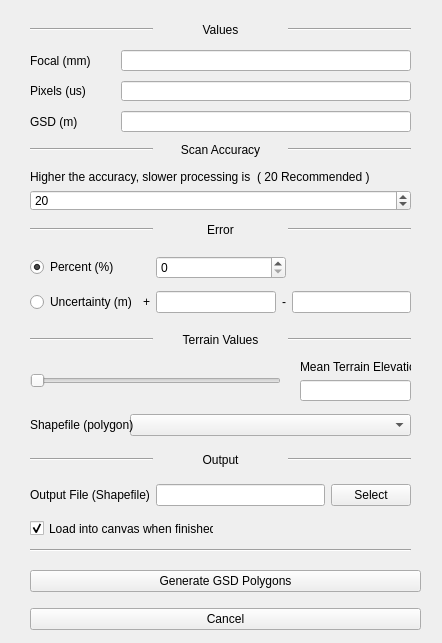
<?xml version="1.0" encoding="UTF-8"?>
<ui version="4.0">
 <class>Form</class>
 <widget class="QWidget" name="Form">
  <property name="geometry">
   <rect>
    <x>0</x>
    <y>0</y>
    <width>442</width>
    <height>643</height>
   </rect>
  </property>
  <property name="windowTitle">
   <string>Generate GSD Polygons</string>
  </property>
  <property name="toolTip">
   <string/>
  </property>
  <widget class="QWidget" name="verticalLayoutWidget">
   <property name="geometry">
    <rect>
     <x>30</x>
     <y>560</y>
     <width>391</width>
     <height>80</height>
    </rect>
   </property>
   <layout class="QVBoxLayout" name="verticalLayout">
    <item>
     <widget class="QPushButton" name="Trigger">
      <property name="text">
       <string>Generate GSD Polygons</string>
      </property>
     </widget>
    </item>
    <item>
     <widget class="QPushButton" name="Cancel">
      <property name="text">
       <string>Cancel</string>
      </property>
     </widget>
    </item>
   </layout>
  </widget>
  <widget class="QWidget" name="gridLayoutWidget_2">
   <property name="geometry">
    <rect>
     <x>30</x>
     <y>50</y>
     <width>381</width>
     <height>82</height>
    </rect>
   </property>
   <layout class="QGridLayout" name="layout">
    <property name="horizontalSpacing">
     <number>30</number>
    </property>
    <property name="verticalSpacing">
     <number>10</number>
    </property>
    <item row="3" column="0">
     <widget class="QLabel" name="label_4">
      <property name="text">
       <string>GSD (m)</string>
      </property>
     </widget>
    </item>
    <item row="2" column="0">
     <widget class="QLabel" name="label_2">
      <property name="text">
       <string>Pixels (us)</string>
      </property>
     </widget>
    </item>
    <item row="3" column="1">
     <widget class="QLineEdit" name="GSDLine"/>
    </item>
    <item row="0" column="1">
     <widget class="QLineEdit" name="focalLine"/>
    </item>
    <item row="2" column="1">
     <widget class="QLineEdit" name="pixelsLine"/>
    </item>
    <item row="0" column="0">
     <widget class="QLabel" name="label_6">
      <property name="text">
       <string>Focal (mm)</string>
      </property>
     </widget>
    </item>
   </layout>
  </widget>
  <widget class="Line" name="line">
   <property name="geometry">
    <rect>
     <x>30</x>
     <y>540</y>
     <width>381</width>
     <height>20</height>
    </rect>
   </property>
   <property name="orientation">
    <enum>Qt::Horizontal</enum>
   </property>
  </widget>
  <widget class="QWidget" name="gridLayoutWidget">
   <property name="geometry">
    <rect>
     <x>30</x>
     <y>480</y>
     <width>381</width>
     <height>31</height>
    </rect>
   </property>
   <layout class="QGridLayout" name="gridLayout">
    <item row="1" column="1">
     <widget class="QLineEdit" name="outputLine"/>
    </item>
    <item row="1" column="2">
     <widget class="QPushButton" name="selectOutput">
      <property name="text">
       <string>Select</string>
      </property>
     </widget>
    </item>
    <item row="1" column="0">
     <widget class="QLabel" name="label">
      <property name="text">
       <string>Output File (Shapefile)</string>
      </property>
     </widget>
    </item>
   </layout>
  </widget>
  <widget class="QCheckBox" name="checkBox">
   <property name="enabled">
    <bool>true</bool>
   </property>
   <property name="geometry">
    <rect>
     <x>30</x>
     <y>520</y>
     <width>184</width>
     <height>17</height>
    </rect>
   </property>
   <property name="layoutDirection">
    <enum>Qt::LeftToRight</enum>
   </property>
   <property name="autoFillBackground">
    <bool>true</bool>
   </property>
   <property name="text">
    <string>Load into canvas when finished</string>
   </property>
   <property name="checked">
    <bool>true</bool>
   </property>
   <property name="tristate">
    <bool>false</bool>
   </property>
  </widget>
  <widget class="QWidget" name="verticalLayoutWidget_2">
   <property name="geometry">
    <rect>
     <x>300</x>
     <y>360</y>
     <width>111</width>
     <height>41</height>
    </rect>
   </property>
   <layout class="QVBoxLayout" name="verticalLayout_2">
    <item>
     <widget class="QLabel" name="label_8">
      <property name="text">
       <string>Mean Terrain Elevation</string>
      </property>
     </widget>
    </item>
    <item>
     <widget class="QLineEdit" name="meanElevationLine">
      <property name="alignment">
       <set>Qt::AlignCenter</set>
      </property>
     </widget>
    </item>
   </layout>
  </widget>
  <widget class="QWidget" name="gridLayoutWidget_4">
   <property name="geometry">
    <rect>
     <x>30</x>
     <y>220</y>
     <width>381</width>
     <height>20</height>
    </rect>
   </property>
   <layout class="QGridLayout" name="gridLayout_3">
    <item row="0" column="3">
     <widget class="Line" name="line_3">
      <property name="orientation">
       <enum>Qt::Horizontal</enum>
      </property>
     </widget>
    </item>
    <item row="0" column="1">
     <widget class="Line" name="line_4">
      <property name="orientation">
       <enum>Qt::Horizontal</enum>
      </property>
     </widget>
    </item>
    <item row="0" column="2">
     <widget class="QLabel" name="label_9">
      <property name="text">
       <string>Error</string>
      </property>
      <property name="alignment">
       <set>Qt::AlignCenter</set>
      </property>
     </widget>
    </item>
   </layout>
  </widget>
  <widget class="QWidget" name="gridLayoutWidget_5">
   <property name="geometry">
    <rect>
     <x>30</x>
     <y>450</y>
     <width>381</width>
     <height>20</height>
    </rect>
   </property>
   <layout class="QGridLayout" name="gridLayout_4">
    <item row="0" column="4">
     <widget class="Line" name="line_5">
      <property name="orientation">
       <enum>Qt::Horizontal</enum>
      </property>
     </widget>
    </item>
    <item row="0" column="1">
     <widget class="Line" name="line_6">
      <property name="orientation">
       <enum>Qt::Horizontal</enum>
      </property>
     </widget>
    </item>
    <item row="0" column="3">
     <widget class="QLabel" name="label_10">
      <property name="text">
       <string>Output</string>
      </property>
      <property name="alignment">
       <set>Qt::AlignCenter</set>
      </property>
     </widget>
    </item>
   </layout>
  </widget>
  <widget class="QWidget" name="gridLayoutWidget_6">
   <property name="geometry">
    <rect>
     <x>30</x>
     <y>20</y>
     <width>381</width>
     <height>20</height>
    </rect>
   </property>
   <layout class="QGridLayout" name="gridLayout_5">
    <item row="0" column="3">
     <widget class="Line" name="line_7">
      <property name="orientation">
       <enum>Qt::Horizontal</enum>
      </property>
     </widget>
    </item>
    <item row="0" column="1">
     <widget class="Line" name="line_8">
      <property name="orientation">
       <enum>Qt::Horizontal</enum>
      </property>
     </widget>
    </item>
    <item row="0" column="2">
     <widget class="QLabel" name="label_11">
      <property name="text">
       <string>Values</string>
      </property>
      <property name="alignment">
       <set>Qt::AlignCenter</set>
      </property>
     </widget>
    </item>
   </layout>
  </widget>
  <widget class="QWidget" name="gridLayoutWidget_7">
   <property name="geometry">
    <rect>
     <x>30</x>
     <y>330</y>
     <width>381</width>
     <height>20</height>
    </rect>
   </property>
   <layout class="QGridLayout" name="gridLayout_6">
    <item row="0" column="3">
     <widget class="Line" name="line_9">
      <property name="orientation">
       <enum>Qt::Horizontal</enum>
      </property>
     </widget>
    </item>
    <item row="0" column="1">
     <widget class="Line" name="line_10">
      <property name="orientation">
       <enum>Qt::Horizontal</enum>
      </property>
     </widget>
    </item>
    <item row="0" column="2">
     <widget class="QLabel" name="label_12">
      <property name="text">
       <string>Terrain Values</string>
      </property>
      <property name="alignment">
       <set>Qt::AlignCenter</set>
      </property>
     </widget>
    </item>
   </layout>
  </widget>
  <widget class="QSlider" name="meanElevationSlider">
   <property name="geometry">
    <rect>
     <x>30</x>
     <y>360</y>
     <width>251</width>
     <height>41</height>
    </rect>
   </property>
   <property name="orientation">
    <enum>Qt::Horizontal</enum>
   </property>
  </widget>
  <widget class="QWidget" name="horizontalLayoutWidget">
   <property name="geometry">
    <rect>
     <x>130</x>
     <y>410</y>
     <width>281</width>
     <height>31</height>
    </rect>
   </property>
   <layout class="QHBoxLayout" name="horizontalLayout">
    <item>
     <widget class="QComboBox" name="comboBox"/>
    </item>
   </layout>
  </widget>
  <widget class="QLabel" name="label_5">
   <property name="geometry">
    <rect>
     <x>30</x>
     <y>410</y>
     <width>182</width>
     <height>29</height>
    </rect>
   </property>
   <property name="text">
    <string>Shapefile (polygon)</string>
   </property>
  </widget>
  <widget class="QWidget" name="gridLayoutWidget_8">
   <property name="geometry">
    <rect>
     <x>30</x>
     <y>140</y>
     <width>381</width>
     <height>20</height>
    </rect>
   </property>
   <layout class="QGridLayout" name="gridLayout_7">
    <item row="0" column="3">
     <widget class="Line" name="line_11">
      <property name="orientation">
       <enum>Qt::Horizontal</enum>
      </property>
     </widget>
    </item>
    <item row="0" column="1">
     <widget class="Line" name="line_12">
      <property name="orientation">
       <enum>Qt::Horizontal</enum>
      </property>
     </widget>
    </item>
    <item row="0" column="2">
     <widget class="QLabel" name="label_13">
      <property name="text">
       <string>Scan Accuracy</string>
      </property>
      <property name="alignment">
       <set>Qt::AlignCenter</set>
      </property>
     </widget>
    </item>
   </layout>
  </widget>
  <widget class="QWidget" name="gridLayoutWidget_9">
   <property name="geometry">
    <rect>
     <x>30</x>
     <y>170</y>
     <width>381</width>
     <height>41</height>
    </rect>
   </property>
   <layout class="QGridLayout" name="gridLayout_8">
    <item row="3" column="0">
     <widget class="QSpinBox" name="accLine">
      <property name="toolTip">
       <string extracomment="The higher the accuracy, the processing is slower, and vice versa (20 Recommended)"/>
      </property>
      <property name="value">
       <number>20</number>
      </property>
     </widget>
    </item>
    <item row="1" column="0" rowspan="2">
     <widget class="QLabel" name="label_14">
      <property name="text">
       <string>Higher the accuracy, slower processing is  ( 20 Recommended )</string>
      </property>
     </widget>
    </item>
   </layout>
  </widget>
  <widget class="QWidget" name="gridLayoutWidget_10">
   <property name="geometry">
    <rect>
     <x>30</x>
     <y>250</y>
     <width>381</width>
     <height>71</height>
    </rect>
   </property>
   <layout class="QGridLayout" name="gridLayout_11">
    <item row="3" column="0">
     <widget class="QRadioButton" name="uncertRadioButton_3">
      <property name="text">
       <string>Uncertainty (m)</string>
      </property>
     </widget>
    </item>
    <item row="3" column="1">
     <widget class="QLabel" name="label_7">
      <property name="text">
       <string>+</string>
      </property>
     </widget>
    </item>
    <item row="3" column="3">
     <widget class="QLabel" name="label_3">
      <property name="text">
       <string>-</string>
      </property>
     </widget>
    </item>
    <item row="1" column="0">
     <widget class="QRadioButton" name="perCentRadioButton">
      <property name="text">
       <string>Percent (%)</string>
      </property>
      <property name="checked">
       <bool>true</bool>
      </property>
     </widget>
    </item>
    <item row="1" column="2" colspan="2">
     <widget class="QSpinBox" name="perCentLine"/>
    </item>
    <item row="3" column="4">
     <widget class="QLineEdit" name="minusErrorLine"/>
    </item>
    <item row="3" column="2">
     <widget class="QLineEdit" name="plusErrorLine"/>
    </item>
   </layout>
  </widget>
  <zorder>verticalLayoutWidget</zorder>
  <zorder>gridLayoutWidget_2</zorder>
  <zorder>line</zorder>
  <zorder>gridLayoutWidget</zorder>
  <zorder>checkBox</zorder>
  <zorder>verticalLayoutWidget_2</zorder>
  <zorder>gridLayoutWidget_4</zorder>
  <zorder>gridLayoutWidget_5</zorder>
  <zorder>gridLayoutWidget_6</zorder>
  <zorder>gridLayoutWidget_7</zorder>
  <zorder>horizontalLayoutWidget</zorder>
  <zorder>label_5</zorder>
  <zorder>gridLayoutWidget_8</zorder>
  <zorder>gridLayoutWidget_9</zorder>
  <zorder>meanElevationSlider</zorder>
  <zorder>gridLayoutWidget_10</zorder>
 </widget>
 <resources/>
 <connections/>
</ui>
